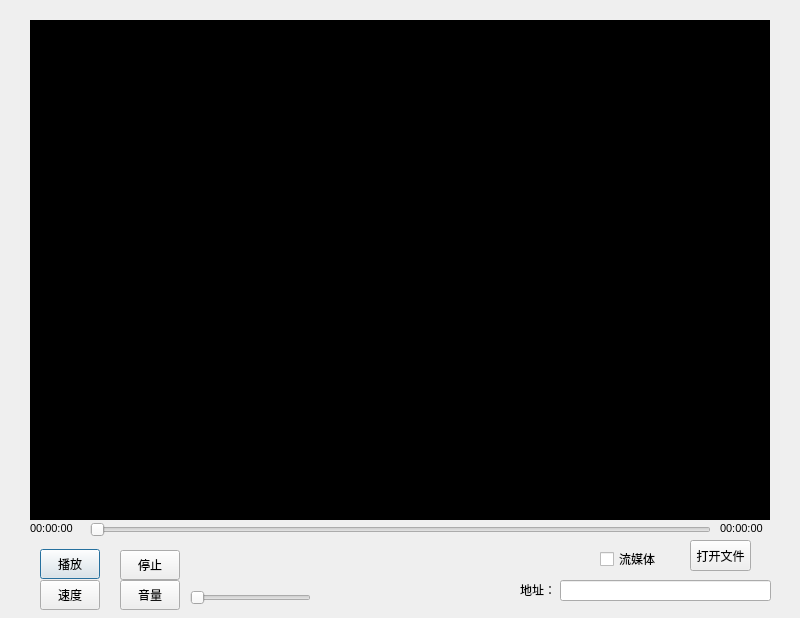
<?xml version="1.0" encoding="UTF-8"?>
<ui version="4.0">
 <class>videoPlayer</class>
 <widget class="QDialog" name="videoPlayer">
  <property name="geometry">
   <rect>
    <x>0</x>
    <y>0</y>
    <width>800</width>
    <height>618</height>
   </rect>
  </property>
  <property name="windowTitle">
   <string>Dialog</string>
  </property>
  <widget class="QSlider" name="processSlider">
   <property name="geometry">
    <rect>
     <x>90</x>
     <y>520</y>
     <width>621</width>
     <height>20</height>
    </rect>
   </property>
   <property name="maximum">
    <number>1000</number>
   </property>
   <property name="pageStep">
    <number>5</number>
   </property>
   <property name="orientation">
    <enum>Qt::Horizontal</enum>
   </property>
  </widget>
  <widget class="QLabel" name="stateinfolabel">
   <property name="geometry">
    <rect>
     <x>213</x>
     <y>550</y>
     <width>91</width>
     <height>20</height>
    </rect>
   </property>
   <property name="text">
    <string/>
   </property>
  </widget>
  <widget class="QLineEdit" name="urlEdit">
   <property name="geometry">
    <rect>
     <x>560</x>
     <y>580</y>
     <width>211</width>
     <height>21</height>
    </rect>
   </property>
  </widget>
  <widget class="QPushButton" name="startButton">
   <property name="geometry">
    <rect>
     <x>40</x>
     <y>549</y>
     <width>60</width>
     <height>30</height>
    </rect>
   </property>
   <property name="minimumSize">
    <size>
     <width>60</width>
     <height>30</height>
    </size>
   </property>
   <property name="text">
    <string>播放</string>
   </property>
  </widget>
  <widget class="QPushButton" name="stopButton">
   <property name="geometry">
    <rect>
     <x>120</x>
     <y>550</y>
     <width>60</width>
     <height>30</height>
    </rect>
   </property>
   <property name="minimumSize">
    <size>
     <width>60</width>
     <height>30</height>
    </size>
   </property>
   <property name="text">
    <string>停止</string>
   </property>
  </widget>
  <widget class="QLabel" name="label_2">
   <property name="geometry">
    <rect>
     <x>520</x>
     <y>580</y>
     <width>31</width>
     <height>20</height>
    </rect>
   </property>
   <property name="text">
    <string>地址：</string>
   </property>
  </widget>
  <widget class="QCheckBox" name="streamcheckBox">
   <property name="geometry">
    <rect>
     <x>600</x>
     <y>550</y>
     <width>73</width>
     <height>18</height>
    </rect>
   </property>
   <property name="text">
    <string>流媒体</string>
   </property>
  </widget>
  <widget class="QPushButton" name="openFileButton">
   <property name="geometry">
    <rect>
     <x>690</x>
     <y>540</y>
     <width>61</width>
     <height>31</height>
    </rect>
   </property>
   <property name="text">
    <string>打开文件</string>
   </property>
  </widget>
  <widget class="QPushButton" name="volumeButton">
   <property name="geometry">
    <rect>
     <x>120</x>
     <y>580</y>
     <width>60</width>
     <height>30</height>
    </rect>
   </property>
   <property name="minimumSize">
    <size>
     <width>60</width>
     <height>30</height>
    </size>
   </property>
   <property name="text">
    <string>音量</string>
   </property>
  </widget>
  <widget class="QSlider" name="volumeSlider">
   <property name="geometry">
    <rect>
     <x>190</x>
     <y>590</y>
     <width>121</width>
     <height>16</height>
    </rect>
   </property>
   <property name="maximum">
    <number>100</number>
   </property>
   <property name="pageStep">
    <number>5</number>
   </property>
   <property name="orientation">
    <enum>Qt::Horizontal</enum>
   </property>
  </widget>
  <widget class="QLabel" name="videolabel">
   <property name="geometry">
    <rect>
     <x>30</x>
     <y>20</y>
     <width>740</width>
     <height>500</height>
    </rect>
   </property>
   <property name="styleSheet">
    <string notr="true">background-color: rgb(0, 0, 0);</string>
   </property>
   <property name="text">
    <string/>
   </property>
  </widget>
  <widget class="QLabel" name="fileinfolabel">
   <property name="geometry">
    <rect>
     <x>310</x>
     <y>550</y>
     <width>271</width>
     <height>20</height>
    </rect>
   </property>
   <property name="text">
    <string/>
   </property>
  </widget>
  <widget class="QPushButton" name="speedButton">
   <property name="geometry">
    <rect>
     <x>40</x>
     <y>580</y>
     <width>60</width>
     <height>30</height>
    </rect>
   </property>
   <property name="minimumSize">
    <size>
     <width>60</width>
     <height>30</height>
    </size>
   </property>
   <property name="text">
    <string>速度</string>
   </property>
  </widget>
  <widget class="QLabel" name="totaltimelabel">
   <property name="geometry">
    <rect>
     <x>720</x>
     <y>520</y>
     <width>51</width>
     <height>16</height>
    </rect>
   </property>
   <property name="font">
    <font>
     <pointsize>8</pointsize>
    </font>
   </property>
   <property name="text">
    <string>00:00:00</string>
   </property>
  </widget>
  <widget class="QLabel" name="currenttimelabel">
   <property name="geometry">
    <rect>
     <x>30</x>
     <y>520</y>
     <width>51</width>
     <height>16</height>
    </rect>
   </property>
   <property name="font">
    <font>
     <pointsize>8</pointsize>
    </font>
   </property>
   <property name="text">
    <string>00:00:00</string>
   </property>
  </widget>
 </widget>
 <resources/>
 <connections/>
</ui>
